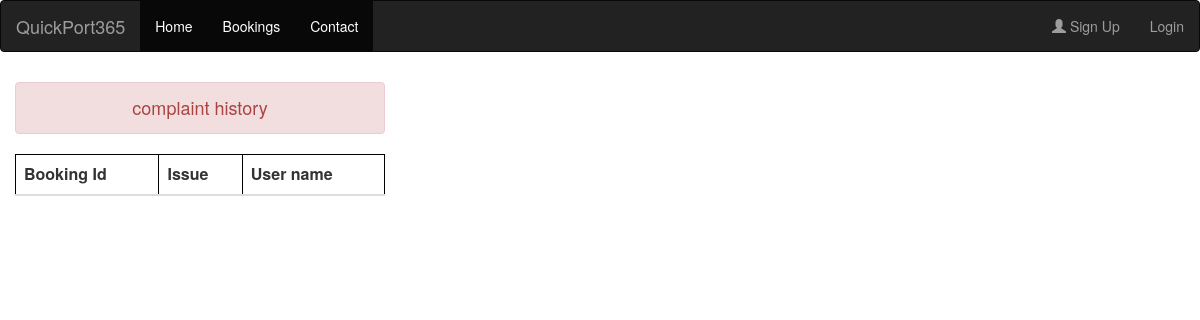
Page /usercomplaints on the earlier database version.
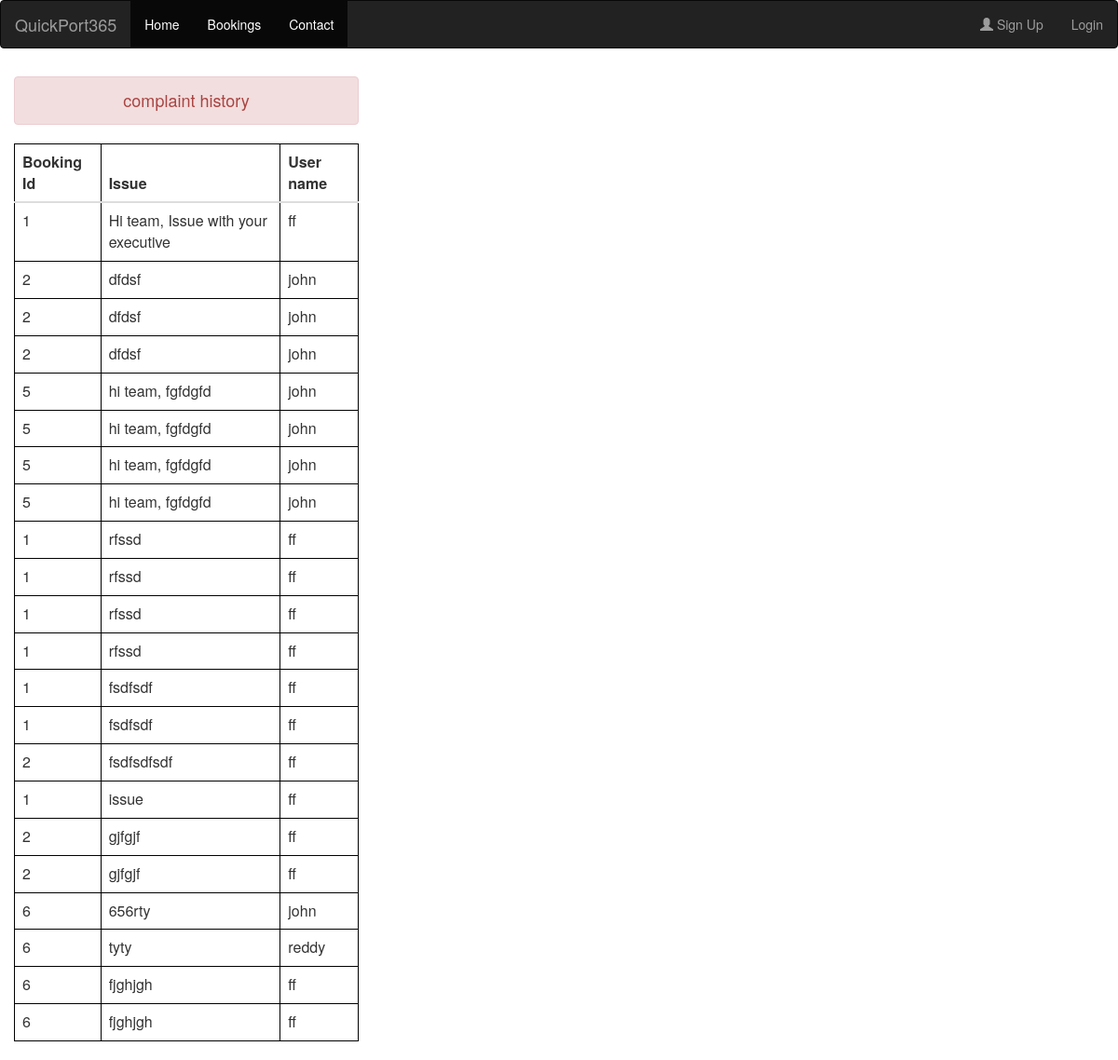
Same page on the later database version.
### service/models.py (models this page shows)
class Complaint(models.Model):
    user = models.ForeignKey(User, on_delete=models.CASCADE, null=True, editable=False)
    booking_id = models.IntegerField()
    issue = models.TextField()

### service/views.py (the view)
# urls.py: path('usercomplaints', views.user_complaints, name='usercomplaints'),
def user_complaints(request):
    comp = Complaint.objects.all()
    return render(request, 'user_complaints.html', {'comp': comp})

### templates/user_complaints.html (shortened to what this page needs)
{% extends 'base.html' %}
{% block content %}
<html lang="en">
<head>
</head>
<body>
 <div class="col-sm-4 offset-1">
   <table class="table table-striped.thead-dark">
       <h4 class="text-center alert alert-danger"> complaint history </h4>
     <thead>
       <tr>
         <th scope="col">Booking Id</th>
            <th scope="col"> Issue </th>
         <th scope="col">User name</th>
       </tr>
     </thead>
     <tbody>
      {% for st in comp %}
       <tr>
         <td>{{st.booking_id}}</td>
         <td>{{st.issue}}</td>
         <td>{{st.user}}</td>
       </tr>
      {% endfor %}
     </tbody>
   </table>
 </div>
</body>
</html>
{% endblock %}

Differences in the rows shown:
added Complaint: booking_id "1", issue "Hi team, Issue with your executive", user "ff"
added Complaint: booking_id "2", issue "dfdsf", user "john"
added Complaint: booking_id "2", issue "dfdsf", user "john"
added Complaint: booking_id "2", issue "dfdsf", user "john"
added Complaint: booking_id "5", issue "hi team, fgfdgfd", user "john"
added Complaint: booking_id "5", issue "hi team, fgfdgfd", user "john"
added Complaint: booking_id "5", issue "hi team, fgfdgfd", user "john"
added Complaint: booking_id "5", issue "hi team, fgfdgfd", user "john"
added Complaint: booking_id "1", issue "rfssd", user "ff"
added Complaint: booking_id "1", issue "rfssd", user "ff"
added Complaint: booking_id "1", issue "rfssd", user "ff"
added Complaint: booking_id "1", issue "rfssd", user "ff"
added Complaint: booking_id "1", issue "fsdfsdf", user "ff"
added Complaint: booking_id "1", issue "fsdfsdf", user "ff"
added Complaint: booking_id "2", issue "fsdfsdfsdf", user "ff"
added Complaint: booking_id "1", issue "issue", user "ff"
added Complaint: booking_id "2", issue "gjfgjf", user "ff"
added Complaint: booking_id "2", issue "gjfgjf", user "ff"
added Complaint: booking_id "6", issue "656rty", user "john"
added Complaint: booking_id "6", issue "tyty", user "reddy"
added Complaint: booking_id "6", issue "fjghjgh", user "ff"
added Complaint: booking_id "6", issue "fjghjgh", user "ff"
